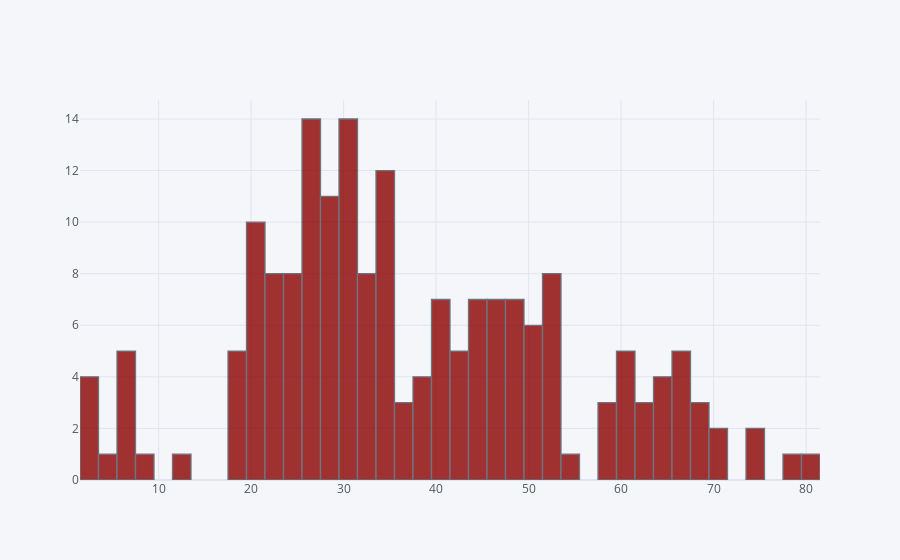

Notebook code cell kept with this figure:
### Code cell
df['Age'].iplot(kind='hist',bins=40,color="darkred")

### Figure 1 — Plotly figure (JSON) as saved in the notebook; plotly's stock layout.template omitted (floating-point values rounded to 4 significant figures; data arrays with more than 128 entries replaced by an {"elided": "..."} marker saying what was removed)
{"data": [{"histfunc": "count", "histnorm": "", "marker": {"color": "rgba(139, 0, 0, 1.0)", "line": {"color": "#4D5663", "width": 1.3}}, "name": "Age", "nbinsx": 40, "opacity": 0.8, "orientation": "v", "type": "histogram", "x": {"elided": "276 int values"}}], "layout": {"barmode": "overlay", "legend": {"bgcolor": "#F5F6F9", "font": {"color": "#4D5663"}}, "paper_bgcolor": "#F5F6F9", "plot_bgcolor": "#F5F6F9", "title": {"font": {"color": "#4D5663"}}, "xaxis": {"gridcolor": "#E1E5ED", "showgrid": true, "tickfont": {"color": "#4D5663"}, "title": {"font": {"color": "#4D5663"}, "text": ""}, "zerolinecolor": "#E1E5ED"}, "yaxis": {"gridcolor": "#E1E5ED", "showgrid": true, "tickfont": {"color": "#4D5663"}, "title": {"font": {"color": "#4D5663"}, "text": ""}, "zerolinecolor": "#E1E5ED"}}}
